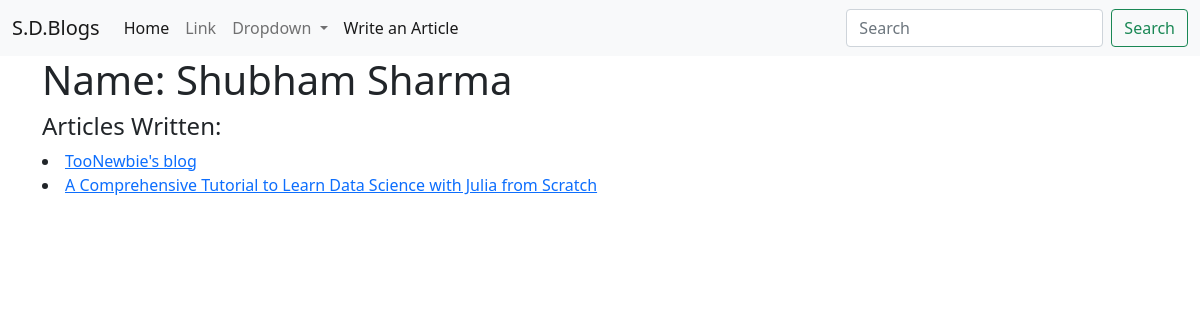
/author/4, run on the app's committed database.
### main/models.py (models this page shows, shortened)
class Author(models.Model):
    name = models.CharField(max_length=256)

class Article(models.Model):
    title = models.CharField(max_length=256)
    content = models.TextField()
    createdAt = models.DateTimeField(auto_now_add = True)
    authors = models.ManyToManyField('Author')

### main/views.py (the view)
# urls.py: path('author/<int:pk>', views.author, name='get_author'),
def author(request, pk):
    author = get_object_or_404(models.Author, pk = pk)
    context = {
        "author": author
    }
    return render(request, 'main/author.html', context)

### templates/main/author.html
{% extends 'main/base.html' %}
{% block content %}
<h1>Name: {{ author.name }}</h1>
<h4>Articles Written: </h4>
{% for article in author.article_set.all %}
    <li>
        <a href="{% url 'get_article' article.pk %}">{{article.title}}</a>
    </li>
{% endfor %}
{% endblock content %}

### data on the page
Author: name "Shubham Sharma"
Article: title "TooNewbie's blog"
Article: title "A Comprehensive Tutorial to Learn Data Science with Julia from Scratch"
